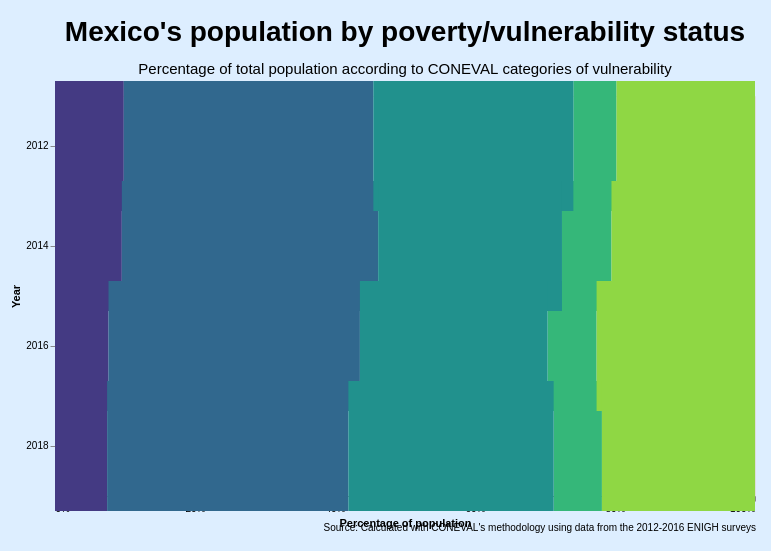

Source (Vega-Lite JSON):
### Vega specification from a JSON file in a GitHub repository (floating-point values rounded to 4 significant figures)
{"$schema": "https://vega.github.io/schema/vega/v5.json", "background": "#DDEEFF", "padding": {"left": 10, "top": 18, "right": 15, "bottom": 18}, "height": 400, "title": {"text": "Source: Calculated with CONEVAL's methodology using data from the 2012-2016 ENIGH surveys", "anchor": "end", "baseline": "bottom", "color": "black", "fontSize": 10, "fontWeight": "normal", "orient": "bottom"}, "data": [{"name": "Select_store"}, {"name": "data-489310faf5cf2d683a3aa8ac5d5b5605", "values": [{"type": "Extreme Poverty", "year": 2012, "pob": 11528950, "pob_ent": 117306151, "percentage": 0.09828, "order": 0}, {"type": "Extreme Poverty", "year": 2014, "pob": 11442303, "pob_ent": 119871143, "percentage": 0.09546, "order": 0}, {"type": "Extreme Poverty", "year": 2016, "pob": 9375581, "pob_ent": 122636694, "percentage": 0.07645, "order": 0}, {"type": "Extreme Poverty", "year": 2018, "pob": 9310153, "pob_ent": 125082416, "percentage": 0.07443, "order": 0}, {"type": "Income Vulnerability", "year": 2012, "pob": 7228628, "pob_ent": 117306151, "percentage": 0.06162, "order": 3}, {"type": "Income Vulnerability", "year": 2014, "pob": 8475777, "pob_ent": 119871143, "percentage": 0.07071, "order": 3}, {"type": "Income Vulnerability", "year": 2016, "pob": 8605022, "pob_ent": 122636694, "percentage": 0.07017, "order": 3}, {"type": "Income Vulnerability", "year": 2018, "pob": 8628005, "pob_ent": 125082416, "percentage": 0.06898, "order": 3}, {"type": "Moderate Poverty", "year": 2012, "pob": 41820952, "pob_ent": 117306151, "percentage": 0.3565, "order": 1}, {"type": "Moderate Poverty", "year": 2014, "pob": 43899253, "pob_ent": 119871143, "percentage": 0.3662, "order": 1}, {"type": "Moderate Poverty", "year": 2016, "pob": 44042570, "pob_ent": 122636694, "percentage": 0.3591, "order": 1}, {"type": "Moderate Poverty", "year": 2018, "pob": 43115734, "pob_ent": 125082416, "percentage": 0.3447, "order": 1}, {"type": "Non poor or vulnerable", "year": 2012, "pob": 23210928, "pob_ent": 117306151, "percentage": 0.1979, "order": 4}, {"type": "Non poor or vulnerable", "year": 2014, "pob": 24578250, "pob_ent": 119871143, "percentage": 0.205, "order": 4}, {"type": "Non poor or vulnerable", "year": 2016, "pob": 27752767, "pob_ent": 122636694, "percentage": 0.2263, "order": 4}, {"type": "Non poor or vulnerable", "year": 2018, "pob": 27352149, "pob_ent": 125082416, "percentage": 0.2187, "order": 4}, {"type": "Social Deprivations vulnerability", "year": 2012, "pob": 33516693, "pob_ent": 117306151, "percentage": 0.2857, "order": 2}, {"type": "Social Deprivations vulnerability", "year": 2014, "pob": 31475560, "pob_ent": 119871143, "percentage": 0.2626, "order": 2}, {"type": "Social Deprivations vulnerability", "year": 2016, "pob": 32860754, "pob_ent": 122636694, "percentage": 0.268, "order": 2}, {"type": "Social Deprivations vulnerability", "year": 2018, "pob": 36676375, "pob_ent": 125082416, "percentage": 0.2932, "order": 2}]}, {"name": "data_0", "source": "data-489310faf5cf2d683a3aa8ac5d5b5605", "transform": [{"type": "filter", "expr": "!length(data(\"Select_store\")) || vlSelectionTest(\"Select_store\", datum)"}, {"type": "stack", "groupby": ["year"], "field": "percentage", "sort": {"field": ["order"], "order": ["ascending"]}, "as": ["percentage_start", "percentage_end"], "offset": "zero"}, {"type": "filter", "expr": "isValid(datum[\"percentage\"]) && isFinite(+datum[\"percentage\"])"}]}], "signals": [{"name": "childWidth", "value": 700}, {"name": "unit", "value": {}, "on": [{"events": "mousemove", "update": "isTuple(group()) ? group() : unit"}]}, {"name": "Select_year", "value": null, "bind": {"input": "range", "max": 2018, "min": 2012, "step": 2}}, {"name": "Select", "update": "vlSelectionResolve(\"Select_store\", \"union\", true, true)"}], "layout": {"padding": 20, "bounds": "full", "align": "each"}, "marks": [{"type": "group", "name": "concat_0_group", "title": {"text": "Mexico's population by poverty/vulnerability status", "fontSize": 28, "subtitle": "Percentage of total population according to CONEVAL categories of vulnerability", "subtitleFontSize": 15, "subtitlePadding": 15, "frame": "group"}, "style": "cell", "encode": {"update": {"width": {"signal": "childWidth"}, "height": {"signal": "height"}}}, "signals": [{"name": "Select_tuple", "update": "Select_year !== null ? {fields: Select_tuple_fields, values: [Select_year]} : null"}, {"name": "Select_tuple_fields", "value": [{"type": "E", "field": "year"}]}, {"name": "Select_modify", "on": [{"events": {"signal": "Select_tuple"}, "update": "modify(\"Select_store\", Select_tuple, true)"}]}], "marks": [{"name": "concat_0_layer_0_marks", "type": "rect", "style": ["bar"], "interactive": true, "from": {"data": "data_0"}, "encode": {"update": {"fill": {"scale": "concat_0_layer_0_color", "field": "type"}, "tooltip": {"signal": "{\"type\": isValid(datum[\"type\"]) ? datum[\"type\"] : \"\"+datum[\"type\"], \"percentage\": format(datum[\"percentage\"], \".0%\"), \"pob\": format(datum[\"pob\"], \"\")}"}, "ariaRoleDescription": {"value": "bar"}, "description": {"signal": "\"type: \" + (isValid(datum[\"type\"]) ? datum[\"type\"] : \"\"+datum[\"type\"]) + \"; order: \" + (format(datum[\"order\"], \"\")) + \"; percentage: \" + (format(datum[\"percentage\"], \".0%\")) + \"; pob: \" + (format(datum[\"pob\"], \"\")) + \"; Percentage of population: \" + (format(datum[\"percentage\"], \".0%\")) + \"; Year: \" + (isValid(datum[\"year\"]) ? datum[\"year\"] : \"\"+datum[\"year\"])"}, "x": {"scale": "concat_0_x", "field": "percentage_end"}, "x2": {"scale": "concat_0_x", "field": "percentage_start"}, "yc": {"scale": "concat_0_y", "field": "year", "band": 0.5}, "height": {"value": 130}}}}], "axes": [{"scale": "concat_0_x", "orient": "bottom", "grid": false, "title": "Percentage of population", "format": ".0%", "tickCount": 4, "labelFlush": true, "labelOverlap": true, "zindex": 0}, {"scale": "concat_0_y", "orient": "left", "grid": false, "title": "Year", "zindex": 0}]}], "scales": [{"name": "concat_0_x", "type": "linear", "domain": {"data": "data_0", "fields": ["percentage_start", "percentage_end"]}, "range": [0, {"signal": "childWidth"}], "nice": true, "zero": true}, {"name": "concat_0_y", "type": "band", "domain": {"data": "data_0", "field": "year", "sort": true}, "range": [0, {"signal": "height"}], "paddingInner": 0.1, "paddingOuter": 0.05}, {"name": "concat_0_layer_0_color", "type": "ordinal", "domain": ["Extreme Poverty", "Moderate Poverty", "Social Deprivations vulnerability", "Income Vulnerability", "Non poor or vulnerable"], "range": {"scheme": "viridis"}}], "config": {"axis": {"grid": false}}}
